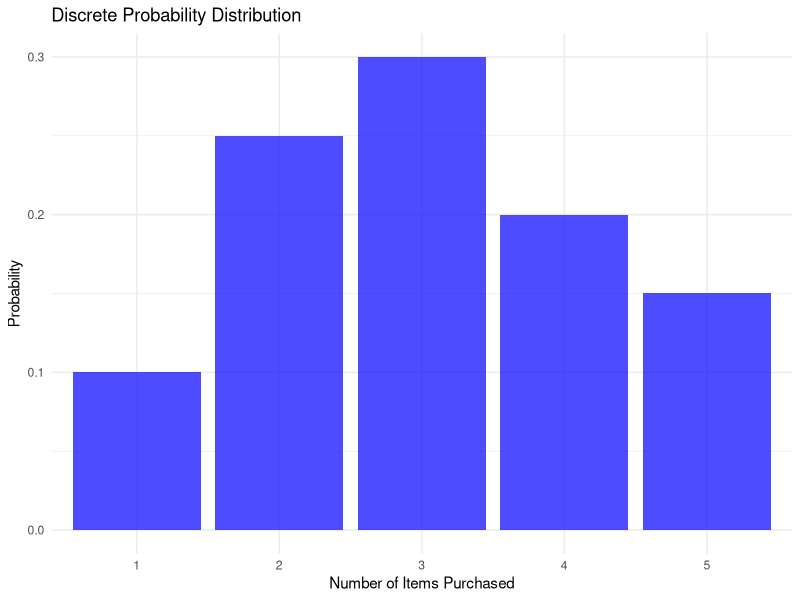

Here is the R script that generated this plot:
# Define the discrete probability distribution
X <- c(1, 2, 3, 4, 5)  # The possible outcomes
P_X <- c(0.1, 0.25, 0.3, 0.2, 0.15)  # The corresponding probabilities

# Check if probabilities sum to 1 (should be exactly 1)
sum(P_X)

# Calculate the expected value (mean) of the distribution
expected_value <- sum(X * P_X)
expected_value

# Calculate the variance of the distribution
variance <- sum(P_X * (X - expected_value)^2)
variance

# Print results
cat("Expected Value (E(X)):", expected_value, "\n")
cat("Variance (Var(X)):", variance, "\n")

# Visualize the probability distribution
library(ggplot2)
df <- data.frame(Items = X, Probability = P_X)

ggplot(df, aes(x = factor(Items), y = Probability)) +
  geom_bar(stat = "identity", fill = "blue", alpha = 0.7) +
  ggtitle("Discrete Probability Distribution") +
  xlab("Number of Items Purchased") +
  ylab("Probability") +
  theme_minimal()

# This could be a distribution of the number of items purchased by customers in a store.